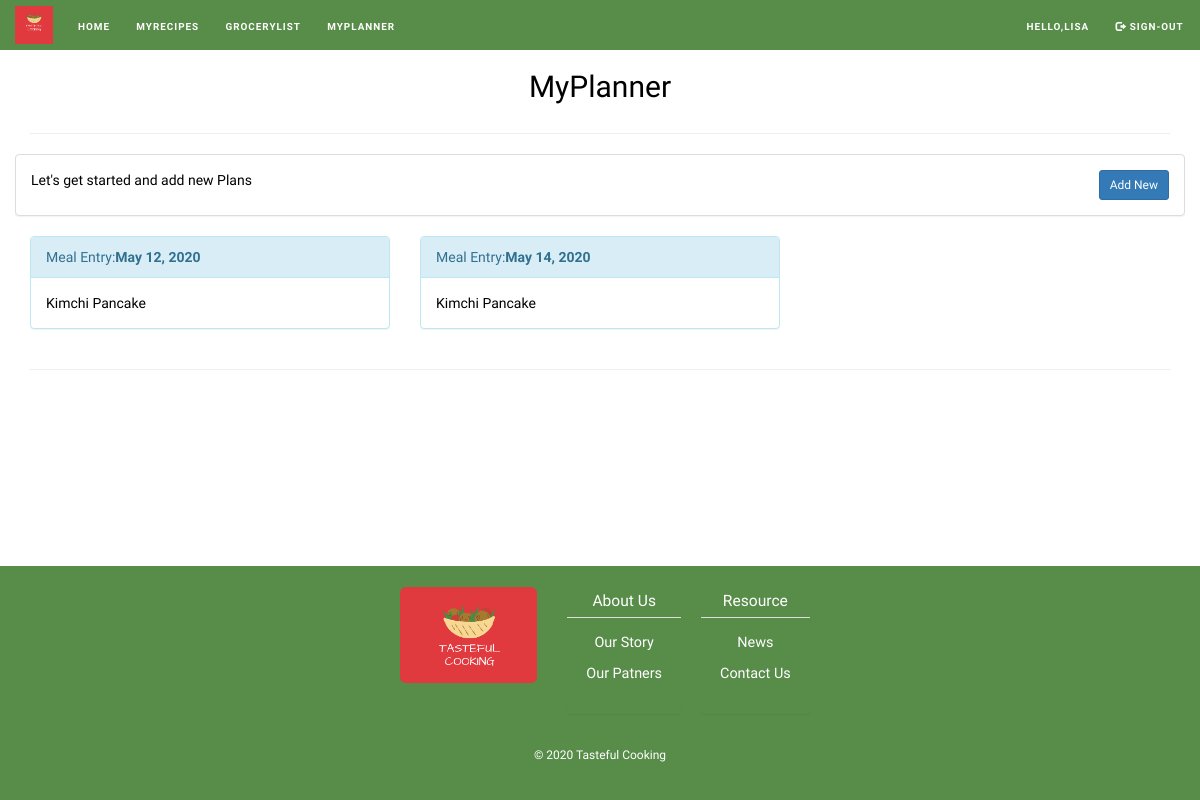
Screenshot of /planner/ (signed in) with the database file from the repository.
### recipes/models.py (models this page shows)
class Planner(models.Model):
    date = models.DateField()
    recipe = models.ForeignKey(Recipe, on_delete=models.CASCADE)
    user = models.ForeignKey(User, on_delete=models.CASCADE)
    created_at = models.DateTimeField(auto_now_add=True)
    updated_at = models.DateTimeField(auto_now=True)

class Recipe(models.Model):
    title = models.CharField(max_length=20)
    description = models.CharField(verbose_name = "Directions",max_length=1000)
    cusine = models.CharField(max_length=500)
    ingredients = models.CharField(max_length=500)
    user = models.ForeignKey(User, on_delete=models.CASCADE)
    created_at = models.DateTimeField(auto_now_add=True)
    updated_at = models.DateTimeField(auto_now=True)

### recipes/views.py (the view)
# urls.py: path('planner/', planner, name='planner'), # planner home page
@login_required
def planner(request):
    planner = Planner.objects.filter(user=request.user)
    return render(request, 'planner.html', {'planners': planner})

### templates/planner.html
{% extends "base.html" %}
{% block content %}
{% load static %}
  <div class="row">
    <h2 class="text-center">MyPlanner</h2>
  </div>
  <hr>
  <div class="row">
      <div class="panel panel-default">
        <div class="panel-body">
          {% if not recipes %}
            Let's get started and add new Plans
          {% endif %}
          <a href={% url 'addplanner' %} class="btn btn-primary btn-sm pull-right">Add New</a>
        </div>
  </div>
  </div>
  {% if planners %}
  <div class="row">
    {% for planner in planners %}
    <div class="col-lg-4">
      <div class="panel panel-info">
        <div class="panel-heading">Meal Entry:<b>{{planner.date}}</b></div>
        <div class="panel-body">{{planner.recipe.title}}</div>
      </div>
    </div>
    {% endfor %}
  </div>
  {% endif %}
{% endblock %}

### templates/base.html (shortened to what this page needs)
<!DOCTYPE html>
<html lang="en">
<head>
  {% load static %}
  <link rel="stylesheet" href="https://maxcdn.bootstrapcdn.com/bootstrap/3.4.1/css/bootstrap.min.css">
  <link rel="stylesheet" href="https://cdnjs.cloudflare.com/ajax/libs/bootstrap-datepicker/1.9.0/css/bootstrap-datepicker.min.css">
  <link rel="stylesheet" type="text/css" href="{% static "styles/main.css" %}">
</head>
<body>
  <div class="site">
    <header class="site-header">
      <nav class="navbar navbar-inverse">
        <div class="container-fluid">
          <div class="navbar-header">
            <a class="navbar-brand" href="#"><img src="{% static "images/logo.png" %}" ></a>
          </div>
          <ul class="nav navbar-nav">
            <li><a class="nav-link" href="{% url 'home' %}">Home</a></li>
            <li><a class="nav-link" href="{% url 'myrecipes' %}">MyRecipes</a></li>
            <li><a class="nav-link" href="{% url 'mygrocery' %}">GroceryList</a></li>
            <li><a class="nav-link" href="{% url 'planner' %}">MyPlanner</a></li>
          </ul>
          <ul class="nav navbar-nav navbar-right">
            {% if user.is_authenticated %}
            <li><a class="nav-link" href="#">Hello,{{request.user.first_name}}</a></li>
            <li><a href="{% url 'logout' %}"><span class="glyphicon glyphicon-log-out"></span> Sign-out</a></li>
            {% else %}
              <li><a class="nav-link" href="{% url 'signup' %}"><span class="glyphicon glyphicon-user"></span> Join Free</a></li>
              <li><a class="nav-link" href="{% url 'login' %}"><span class="glyphicon glyphicon-log-in"></span> Sign-in</a></li>
          {% endif %}
        </ul>
        </div>
      </nav>
    </header>
    <div class="site-content">
      <div class="container">
        <div class="row">
          <div class="col-md-12"style="min-height: 62vh">
              {% block content %}
              {% endblock %}
              <hr>
          </div>
        </div>
      </div>
    </div>
    <footer class="site-footer">
      <div class="footer_top">
      <div class="s_image_wrapper">
        <img src="{% static "images/logo.png" %}" class="img-rounded" style="width:100%">
      </div>
      <div class="footer_right">
        <div class="panel panel-default">
          <div class="panel-heading">About Us</div>
          <div class="panel-body"><a href="{% url 'ourstory' %}">Our Story</a></div>
          <div class="panel-body"><a href="{% url 'ourpatners' %}">Our Patners</a></div>
        </div>
        <div class="panel panel-default">
          <div class="panel-heading">Resource</div>
          <div class="panel-body"><a href="{% url 'news' %}">News</a></div>
          <div class="panel-body"><a href="{% url 'contactus' %}">Contact Us</a></div>
        </div>
      </div>
    </div>
        <div class="copyright">&copy; 2020 Tasteful Cooking</div>
    </footer>
  </div>
 </body>
</html>

### recipes/static/styles/main.css (style rules this page uses)
body { font-family: 'Josefin Sans', sans-serif; color: black; }
.site { position: relative; margin: 0; padding: 0; min-height: 100vh; width: 100%; background:#588C49; }
.navbar-inverse .navbar-nav>li>a { color: #fff; padding: 17px 10px 10px; }
.site-header { width: 100%; }
.site-content { background:#ffffff; width: 100%; padding-bottom: 20px; }
.site-footer { position: relative; margin: 0; bottom: 0; height: auto; width: 100%; background: #588C49; text-align: center; font-size: 1.2rem; color: #fff; padding-bottom: 12px; }
.footer_top { display: flex; justify-content: center; padding: 24px 0 33px; }
.footer_right { display: flex; }
.s_image_wrapper { height: 96px; overflow: hidden; border-radius: 0; display: flex; width: 137px; flex: 0 0 auto; margin: -3px 20px 31px; }
.s_image_wrapper img { object-fit: cover; object-position: 0 -10px; }
.footer_right .panel { margin: 0 10px; border: none; background: transparent; }
.footer_right .panel .panel-heading { background: none; color: #fff; font-size: 1.3em; padding: 0 0 5px; margin-bottom: 10px; }
.footer_right .panel .panel-body { padding: 5px 19px; }
.footer_right .panel a { color: #fff; font-size: 1.2em; }
.navbar-inverse .navbar-nav>li>a { font-size: 1.1em; }
.navbar { text-transform: uppercase; font-weight: 700; font-size: .9rem; letter-spacing: .1rem; background: #588C49; border: none; margin: 0; }
.navbar-brand img { height: 2rem; }
.navbar-nav li { padding-right: .7em; }
.panel-heading { background-color: #588C49; color: white; }
.navbar-brand img { height: 3.8rem; margin-top: -9px; }

### rows the page displays
Planner: date "May 12, 2020", recipe "Kimchi Pancake"
Planner: date "May 14, 2020", recipe "Kimchi Pancake"

### other values shown
{{ request.user.first_name }} "LISA"
